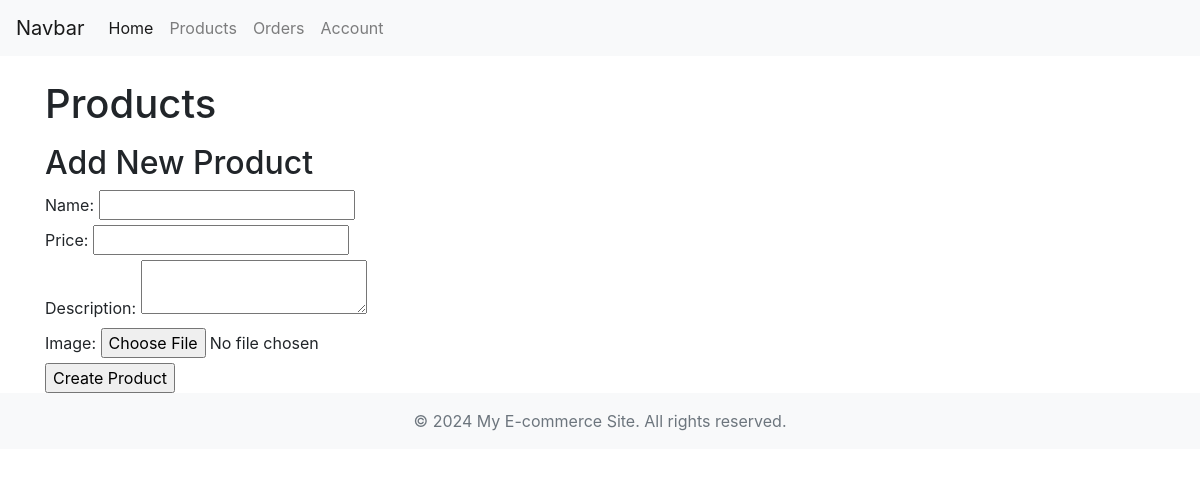
The app's page /, older data.
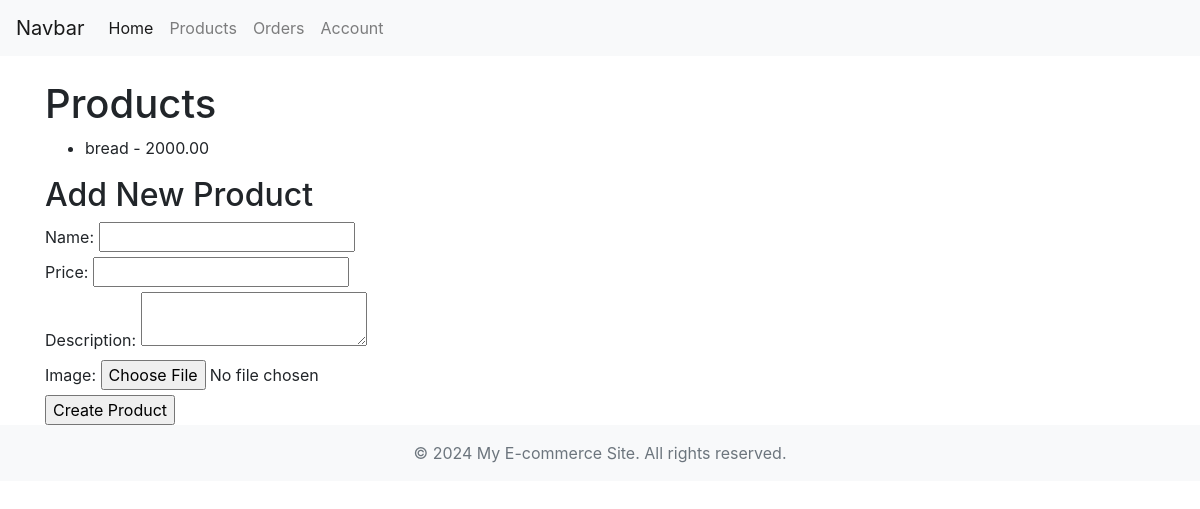
The same page, newer data.
### products/models.py (models this page shows, shortened)
class Product (models.Model):
    name = models.CharField(max_length=100)
    price = models.DecimalField(max_digits=10, decimal_places=2)
    description = models.TextField()
    image = models.ImageField(upload_to='products/', null=True, blank=True)
    created_at = models.DateTimeField(auto_now_add=True)
    updated_at = models.DateTimeField(auto_now=True)

### products/views.py (the view, shortened to what this page needs)
# urls.py: path('', views.product_list, name='product_list'),
def product_list(request):
    if request.method == 'GET':
        products = Product.objects.all()
        return render(request, 'products/products_list.html', {'products': products})

### products/templates/products/products_list.html (shortened to what this page needs)
{% extends 'base.html' %}
{% block content %}
<body>
    <h1>Products</h1>
    <ul>
        {% for product in products %}
        <li>{{ product.name }} - {{ product.price }}</li>
        {% endfor %}
    </ul>
    <h2>Add New Product</h2>
    <form method="post" enctype="multipart/form-data">
        <label for="name">Name:</label>
        <input type="text" id="name" name="name" required>
        <br>
        <label for="price">Price:</label>
        <input type="number" id="price" name="price" step="0.01" required>
        <br>
        <label for="description">Description:</label>
        <textarea id="description" name="description" required></textarea>
        <br>
        <label for="image">Image:</label>
        <input type="file" id="image" name="image" accept="image/*">
        <br>
        <input type="submit" value="Create Product">
    </form>
</body>
{% endblock %}

Row changes from the older to the newer data that the page shows:
added Product: name "bread", price "2000.00"
